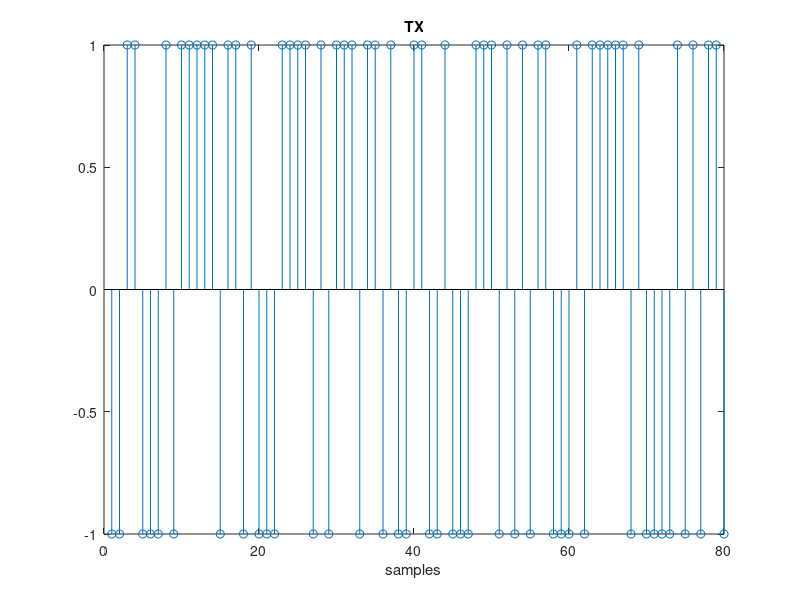
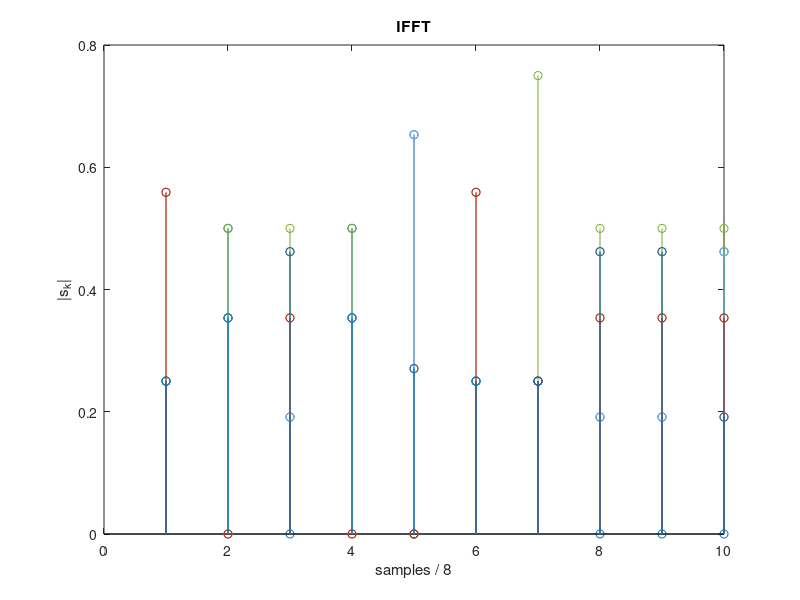
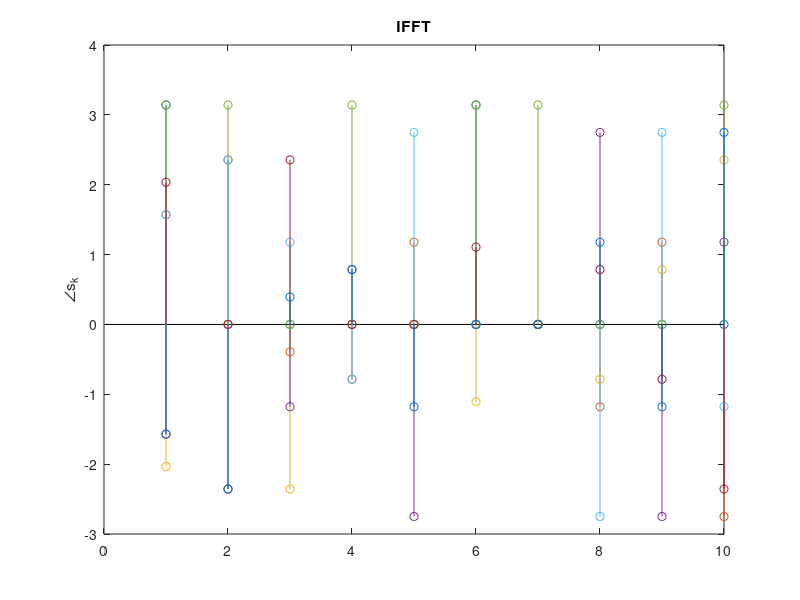
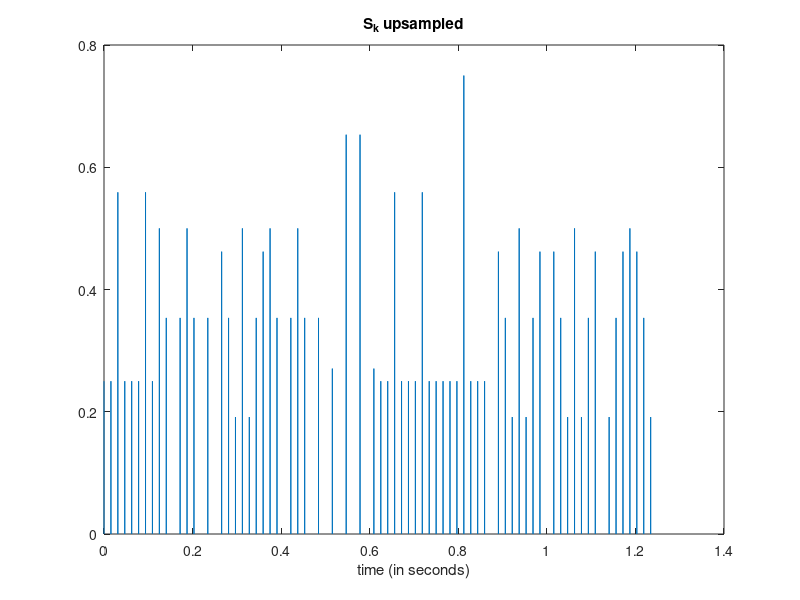

Recreate these plots in MATLAB, in order.
close all;
clc; clearvars; 
disp('OFDM example')
%% User parameters
numSymbol = 80; % TODO: verificar se numSymbol for multiplo de 8

N = 8; % N-point FFT

fc = 128; % frequencia da portadora
fs = 8192; % frequencia de amostragem

T = 2/fc;
R = N/T;

%% Time vector
timestep = T/fs;
tmax = numSymbol*T;
t = 0:timestep:tmax-timestep;

%% TX
a = randsrc(1, numSymbol, [-1 1]);

figure()
stem(a)
title('TX')
xlabel('samples')

% serial para paralelo
an = reshape(a, [8 length(a)/8]);

%% TX OFDM
skn = ifft(an, N);

figure()
stem(abs(skn)')
title('IFFT')
ylabel('|s_k|')
xlabel(['samples / ' num2str(N)])
figure()
stem(angle(skn)')
title('IFFT')
ylabel('\angle{s_k}')

% paralelo para serial
sk = reshape(skn, [1 size(skn, 1)*size(skn, 2)]);

txbb = upsample(abs(sk), fs);
figure()
plot(t, abs(txbb))
title('S_k upsampled')
xlabel('time (in seconds)')

p = @(t) sqrt(T/N) * sin(pi*N*t/T) ./ (pi*t);

% st = conv (txbb, p(t), 'same');
%SRF = st.*exp(j*2*pi*f*t)

%% Channel 
% rt = st;

% figure()
% hold on
% stem(real(rt))
% stem(imag(rt))
% hold off
% title('Complex Channel')
% ylabel('r(n)')
% xlabel('samples')
% legend('real', 'imaginary')

% plot(t_rx, r)
% ylabel('r(t)')
% xlabel('time')

%% RX OFDM
% rxbb=hilbert(SRF).*exp(-j2pift);
% rxbb = rt;
% rx = conv(rxbb, pt, 'same');
% y_p = sign(real(fft( rk, numSC )));

rkn = skn; % bypass modulation
yn = fft( rkn, N );

% paralelo para serial
y = reshape(yn, [1 size(yn, 1)*size(yn, 2)]);

% slicer
z = (y >= 0) - (y < 0);

figure()
stem(z)
title('RX')
xlabel('samples')
ylabel('z')

%% RX BER
err = sum(a ~= z);
if (err >0 )
    error([num2str(err) ' errors'])
else
    disp('no errors')
end

